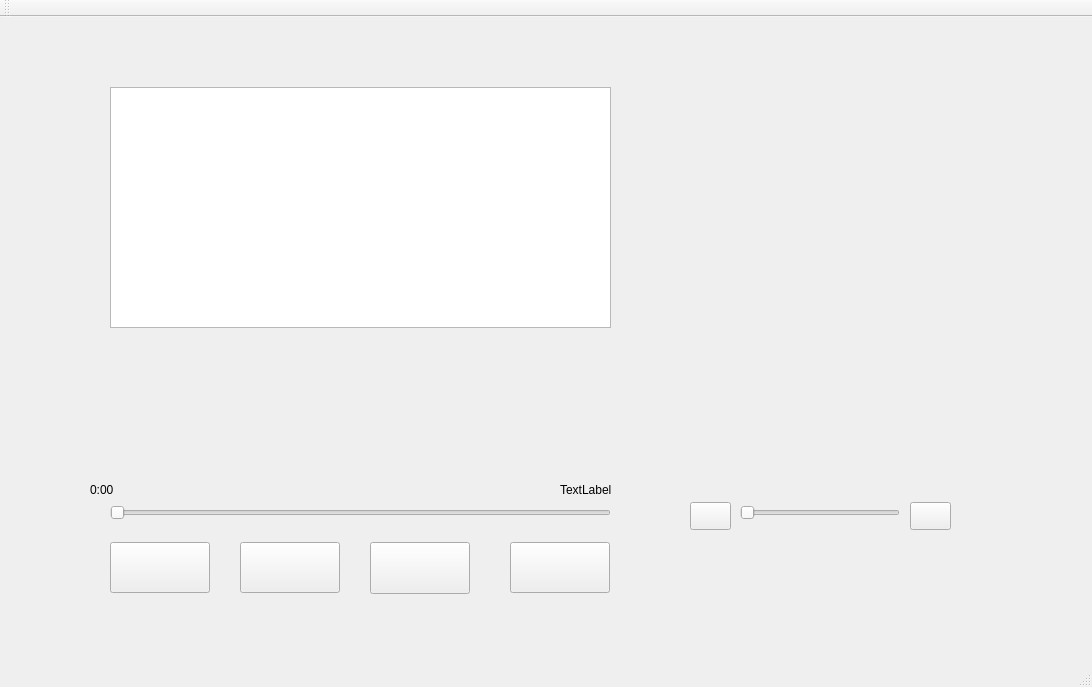
<?xml version="1.0" encoding="UTF-8"?>
<ui version="4.0">
 <class>MainWindow</class>
 <widget class="QMainWindow" name="MainWindow">
  <property name="geometry">
   <rect>
    <x>0</x>
    <y>0</y>
    <width>1092</width>
    <height>687</height>
   </rect>
  </property>
  <property name="font">
   <font>
    <pointsize>9</pointsize>
   </font>
  </property>
  <property name="windowTitle">
   <string>MainWindow</string>
  </property>
  <widget class="QWidget" name="centralWidget">
   <widget class="QPushButton" name="prevBtn">
    <property name="geometry">
     <rect>
      <x>110</x>
      <y>525</y>
      <width>100</width>
      <height>51</height>
     </rect>
    </property>
    <property name="text">
     <string/>
    </property>
   </widget>
   <widget class="QPushButton" name="playBtn">
    <property name="geometry">
     <rect>
      <x>240</x>
      <y>525</y>
      <width>100</width>
      <height>51</height>
     </rect>
    </property>
    <property name="text">
     <string/>
    </property>
   </widget>
   <widget class="QPushButton" name="nextBtn">
    <property name="geometry">
     <rect>
      <x>370</x>
      <y>525</y>
      <width>100</width>
      <height>52</height>
     </rect>
    </property>
    <property name="text">
     <string/>
    </property>
   </widget>
   <widget class="QPushButton" name="modeBtn">
    <property name="geometry">
     <rect>
      <x>510</x>
      <y>525</y>
      <width>100</width>
      <height>51</height>
     </rect>
    </property>
    <property name="text">
     <string/>
    </property>
   </widget>
   <widget class="QSlider" name="progressBar">
    <property name="geometry">
     <rect>
      <x>110</x>
      <y>485</y>
      <width>501</width>
      <height>22</height>
     </rect>
    </property>
    <property name="orientation">
     <enum>Qt::Horizontal</enum>
    </property>
   </widget>
   <widget class="QLabel" name="currentTime">
    <property name="geometry">
     <rect>
      <x>90</x>
      <y>465</y>
      <width>72</width>
      <height>15</height>
     </rect>
    </property>
    <property name="text">
     <string>0:00</string>
    </property>
   </widget>
   <widget class="QLabel" name="totalTime">
    <property name="geometry">
     <rect>
      <x>560</x>
      <y>465</y>
      <width>72</width>
      <height>15</height>
     </rect>
    </property>
    <property name="text">
     <string>TextLabel</string>
    </property>
   </widget>
   <widget class="QSlider" name="volumnBar">
    <property name="geometry">
     <rect>
      <x>740</x>
      <y>485</y>
      <width>160</width>
      <height>22</height>
     </rect>
    </property>
    <property name="orientation">
     <enum>Qt::Horizontal</enum>
    </property>
   </widget>
   <widget class="QPushButton" name="lowVolumnBtn">
    <property name="geometry">
     <rect>
      <x>690</x>
      <y>485</y>
      <width>41</width>
      <height>28</height>
     </rect>
    </property>
    <property name="text">
     <string/>
    </property>
   </widget>
   <widget class="QPushButton" name="highVolumnBtn">
    <property name="geometry">
     <rect>
      <x>910</x>
      <y>485</y>
      <width>41</width>
      <height>28</height>
     </rect>
    </property>
    <property name="text">
     <string/>
    </property>
   </widget>
   <widget class="QLabel" name="lyric">
    <property name="geometry">
     <rect>
      <x>90</x>
      <y>390</y>
      <width>541</width>
      <height>61</height>
     </rect>
    </property>
    <property name="font">
     <font>
      <pointsize>15</pointsize>
     </font>
    </property>
    <property name="text">
     <string/>
    </property>
   </widget>
   <widget class="QListWidget" name="songList">
    <property name="geometry">
     <rect>
      <x>110</x>
      <y>70</y>
      <width>501</width>
      <height>241</height>
     </rect>
    </property>
    <property name="font">
     <font>
      <pointsize>15</pointsize>
     </font>
    </property>
   </widget>
   <widget class="QLabel" name="albumPicture">
    <property name="geometry">
     <rect>
      <x>670</x>
      <y>70</y>
      <width>351</width>
      <height>261</height>
     </rect>
    </property>
    <property name="text">
     <string/>
    </property>
   </widget>
  </widget>
  <widget class="QMenuBar" name="menuBar">
   <property name="geometry">
    <rect>
     <x>0</x>
     <y>0</y>
     <width>1092</width>
     <height>26</height>
    </rect>
   </property>
  </widget>
  <widget class="QToolBar" name="mainToolBar">
   <attribute name="toolBarArea">
    <enum>TopToolBarArea</enum>
   </attribute>
   <attribute name="toolBarBreak">
    <bool>false</bool>
   </attribute>
  </widget>
  <widget class="QStatusBar" name="statusBar"/>
 </widget>
 <layoutdefault spacing="6" margin="11"/>
 <resources/>
 <connections/>
</ui>
